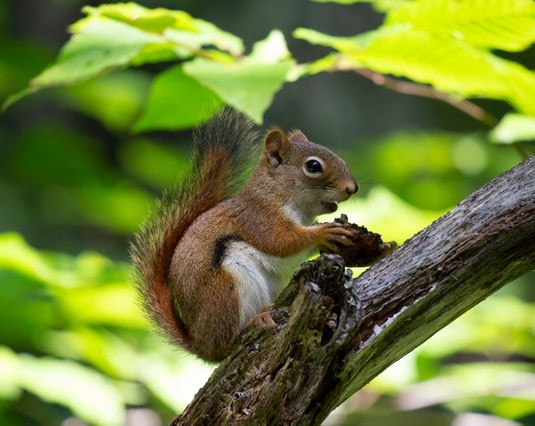
#> input picture Exercise2/squirrel_cls.jpg, 535 x 426 px
$ python exercise2.py
#> lines starting #> are read from the running program, lines starting #| are printed output that depends on the picture
import cv2

img = cv2.imread("squirrel_cls.jpg")
#> img is the input picture: shape (426, 535, 3); mean B, G, R 58.8, 127.8, 113.4

top_row = cv2.hconcat([img, img])
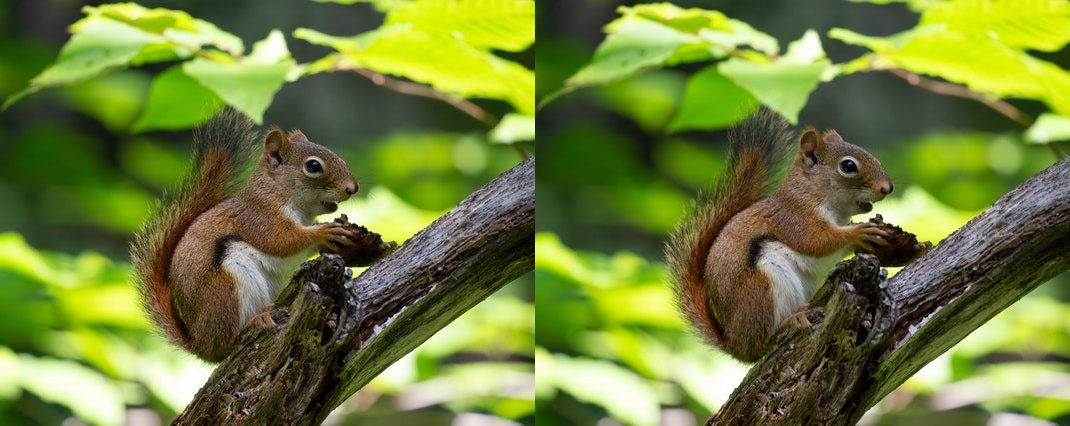
#> top_row: shape (426, 1070, 3); mean B, G, R 58.8, 127.8, 113.4

bottom_row = cv2.hconcat([img, img])

tiled_img = cv2.vconcat([top_row, bottom_row])
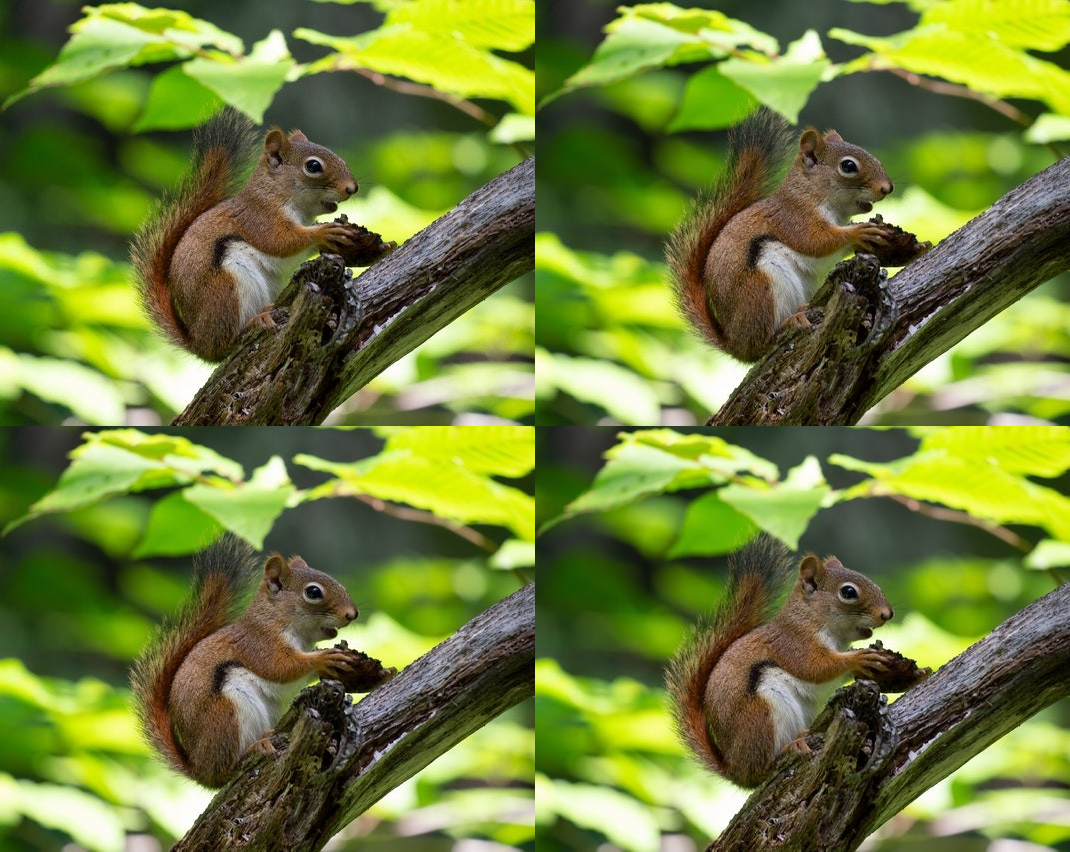
#> tiled_img: shape (852, 1070, 3); mean B, G, R 58.8, 127.8, 113.4

print("Original:", img.shape)
#| Original: (426, 535, 3)
print("Tiled:", tiled_img.shape)
#| Tiled: (852, 1070, 3)

cv2.imshow("Tiled Image", tiled_img)

cv2.imwrite("Outputs/tiled_image.jpg", tiled_img)

cv2.waitKey(0)

cv2.destroyAllWindows()
